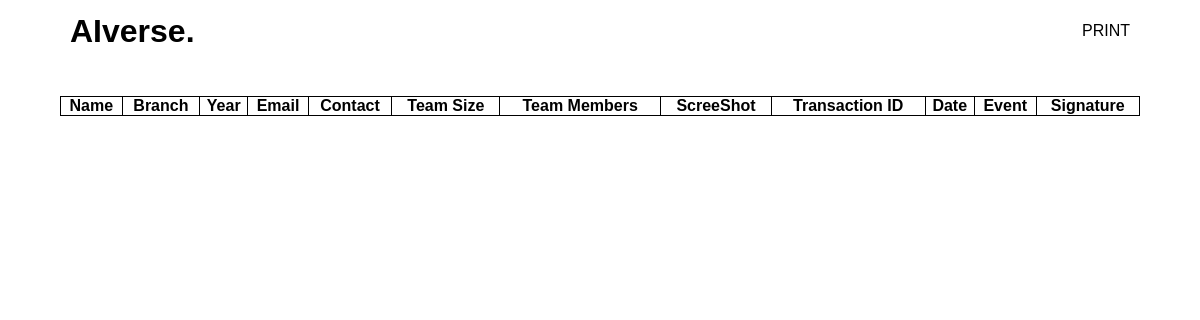
Before: /vv/ with the older database file.
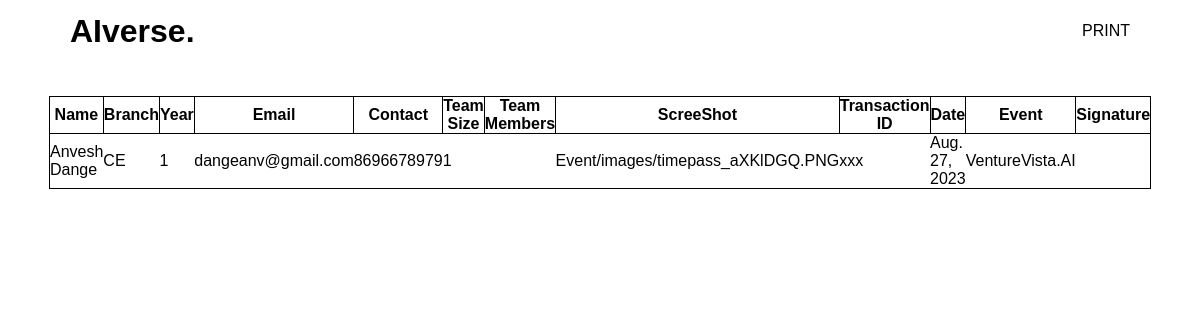
After: the same page with the newer database file.
### AIverse/models.py (models this page shows, shortened)
class AIverse(models.Model):
    Name = models.CharField(max_length=100)
    Event = models.CharField(max_length=30)
    Branch = models.CharField(max_length=100)
    Year = models.CharField(max_length=30)
    Email = models.EmailField(max_length=30)
    Contact = models.CharField(max_length=10)
    Team_Size = models.CharField(max_length=10)
    Team_member = models.CharField(max_length=100, null=True)
    Screenshot = models.ImageField(upload_to="Event/images", null=True)
    Transaction_ID = models.CharField(max_length=40)
    Date = models.DateField(auto_now_add=True)

### AIverse/views.py (the view)
# urls.py: path('vv/',views.vv_reg, name='vv_reg'),
def vv_reg(request):
    data = serializers.serialize("python", AIverse.objects.all().filter(Event="VentureVista.AI"))
    dictionary_lol = {"data": data}
    return render(request, "event/vv_reg.html", dictionary_lol)

### AIverse/templates/event/vv_reg.html (shortened to what this page needs)
{% load static %}
<!DOCTYPE html>
<html lang="en">
<head>
    <link rel="stylesheet" href="{% static 'css/vv_reg.css' %}">
</head>
<body>
    <header class="navbar">
        <div class="header">
            <div id="logo">
                <a href="index.html">
                    <h1>AIverse.</h1>
                </a>
            </div>
            <div class="menu">
                <ul class='menu-links'>
                    <li><a href="#" onclick="window.print()">PRINT</a></li>
                </ul>
            </div>
        </div>
    </header>
    <table class="table">
        <tr>
            <th>Name</th>
            <th>Branch</th>
            <th>Year</th>
            <th>Email</th>
            <th>Contact</th>
            <th>Team Size</th>
            <th>Team Members</th>
            <th>ScreeShot</th>
            <th>Transaction ID</th>
            <th>Date</th>
            <th>Event</th>
            <th>Signature</th>
        </tr>
        {% for i in data %}
        <tr>
            <td>{{i.fields.Name}}</td>
            <td>{{i.fields.Branch}}</td>
            <td>{{i.fields.Year}}</td>
            <td>{{i.fields.Email}}</td>
            <td>{{i.fields.Contact}}</td>
            <td>{{i.fields.Team_Size}}</td>
            <td>{{i.fields.Team_member}}</td>
            <td>{{i.fields.Screenshot}}</td>
            <td>{{i.fields.Transaction_ID}}</td>
            <td>{{i.fields.Date}}</td>
            <td>{{i.fields.Event}}</td>
        </tr>
        {% endfor %}
    </table>
</body>
</html>

Changed rows visible on the page:
added AIverse: fields.Name "Anvesh Dange", fields.Branch "CE", fields.Year "1", fields.Email "dangeanv@gmail.com", fields.Contact "8696678979", fields.Team_Size "1", fields.Screenshot "Event/images/timepass_aXKlDGQ.PNG", fields.Transaction_ID "xxx", fields.Date "Aug. 27, 2023", fields.Event "VentureVista.AI"
